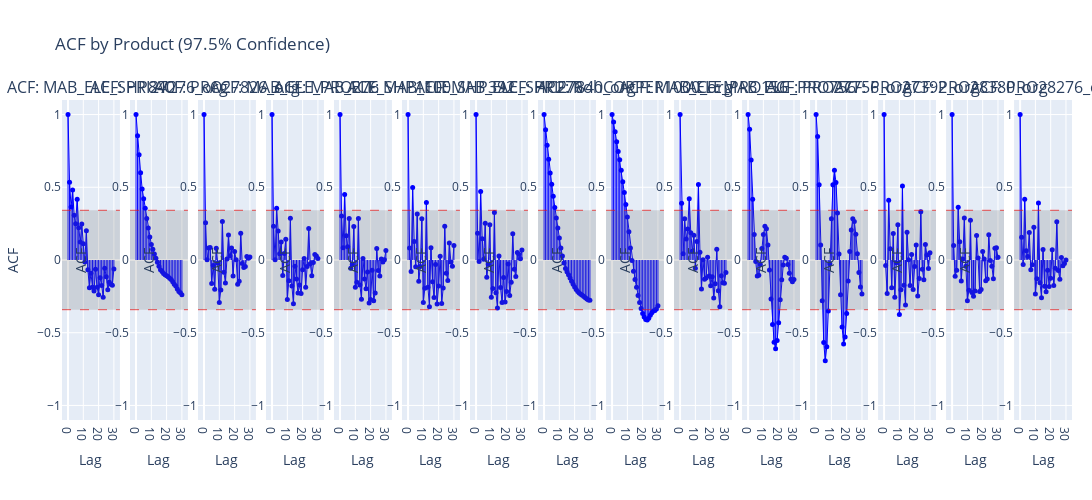

Write notebook code for a chart like this one.
### Code cell
plot_correlation_for_products(combined_macros, plot_type='acf')
